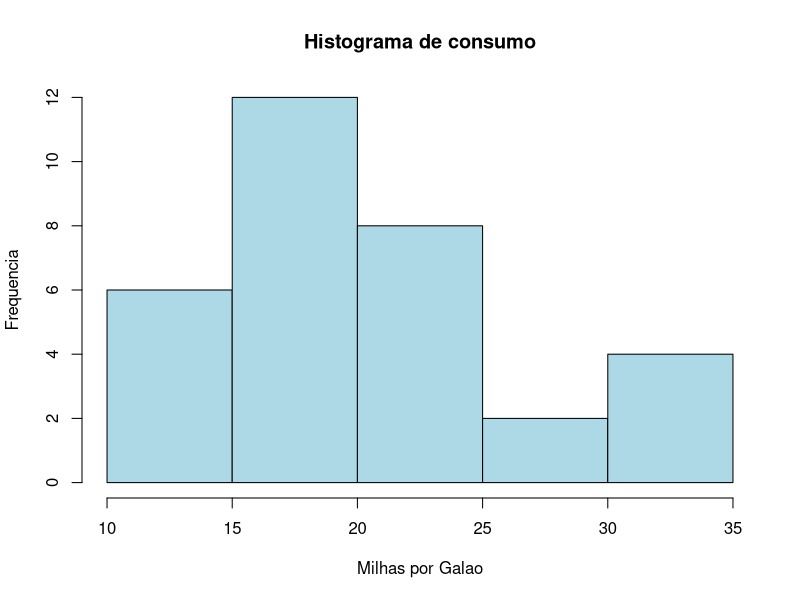

Write the R code that produced this figure.
data("mtcars")
hist(mtcars$mpg,
     col="lightblue", xlab="Milhas por Galao", ylab="Frequencia", main="Histograma de consumo")
     xlim=c(0, 40)
     ylim=c(0, 10)

